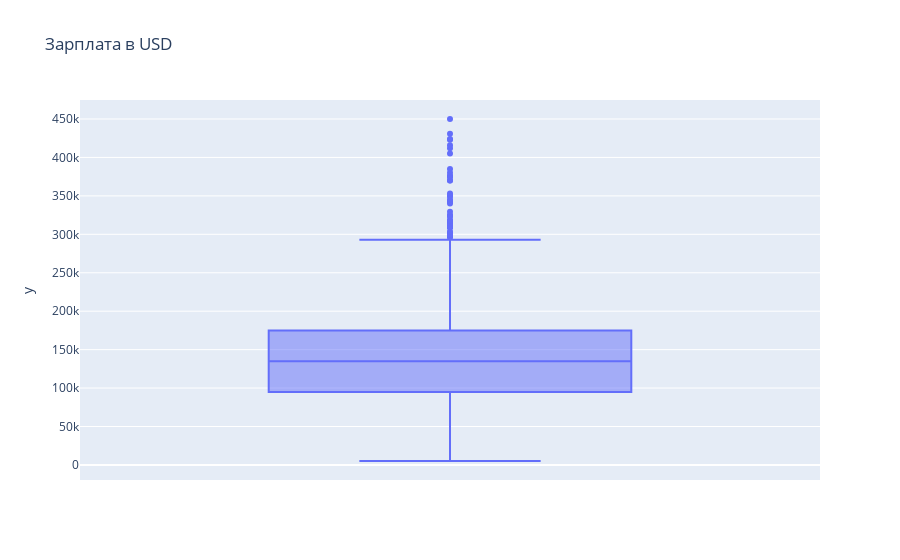

Notebook source saved alongside this figure:
### Markdown cell above
### Зарплата в USD

### Code cell
fig = px.box(y=df['salary_in_usd'], title='Зарплата в USD')
fig.show()

### Figure 1 — Plotly figure (JSON) as saved in the notebook; plotly's stock layout.template omitted (floating-point values rounded to 4 significant figures; data arrays with more than 128 entries replaced by an {"elided": "..."} marker saying what was removed)
{"data": [{"alignmentgroup": "True", "hovertemplate": "y=%{y}<extra></extra>", "legendgroup": "", "marker": {"color": "#636efa"}, "name": "", "notched": false, "offsetgroup": "", "orientation": "v", "showlegend": false, "type": "box", "x0": " ", "xaxis": "x", "y": {"elided": "3755 int values"}, "y0": " ", "yaxis": "y"}], "layout": {"boxmode": "group", "legend": {"tracegroupgap": 0}, "title": {"text": "Зарплата в USD"}, "xaxis": {"anchor": "y", "domain": [0, 1]}, "yaxis": {"anchor": "x", "domain": [0, 1], "title": {"text": "y"}}}}
